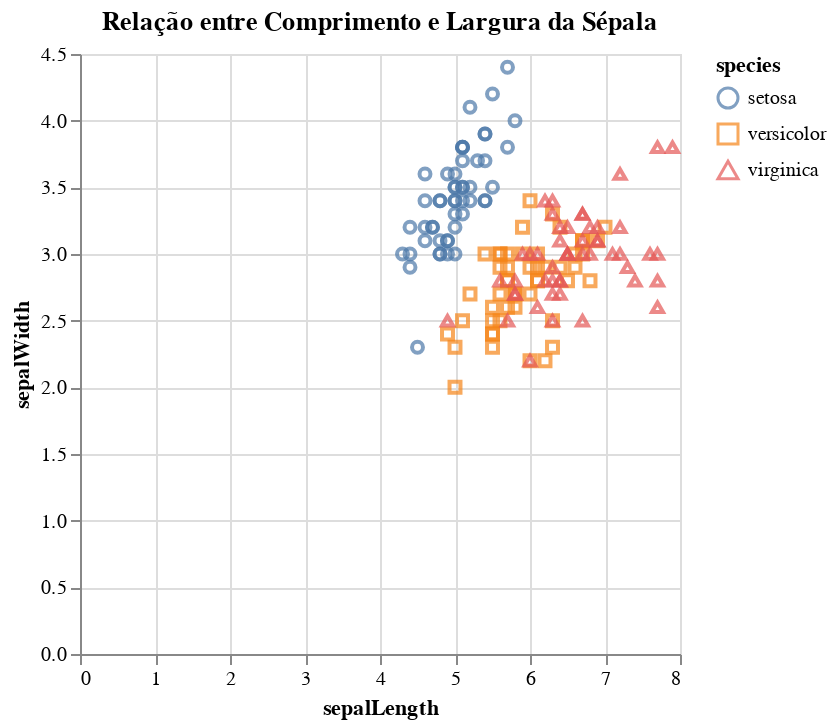

Source (notebook cell):
### Code cell
alt.Chart(df).mark_point().encode(
    x='sepalLength:Q',
    y='sepalWidth:Q',
    color='species:N',
    shape='species:N'
).properties(
    title="Relação entre Comprimento e Largura da Sépala"
)

### Figure 1 — Vega-Lite specification as saved in the notebook (floating-point values rounded to 4 significant figures; data arrays with more than 128 entries replaced by an {"elided": "..."} marker saying what was removed)
{"config": {"view": {"continuousWidth": 300, "continuousHeight": 300}}, "data": {"name": "data-5492ad92962bad06c6c3f4c2fd78919a"}, "mark": {"type": "point"}, "encoding": {"color": {"field": "species", "type": "nominal"}, "shape": {"field": "species", "type": "nominal"}, "x": {"field": "sepalLength", "type": "quantitative"}, "y": {"field": "sepalWidth", "type": "quantitative"}}, "title": "Relação entre Comprimento e Largura da Sépala", "$schema": "https://vega.github.io/schema/vega-lite/v5.20.1.json", "datasets": {"data-5492ad92962bad06c6c3f4c2fd78919a": {"elided": "150 records"}}}
